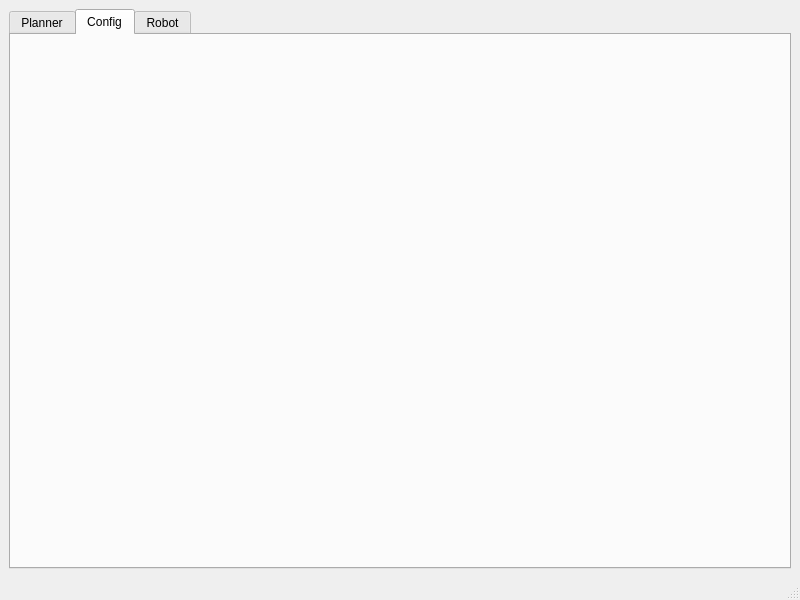
<?xml version="1.0" encoding="UTF-8"?>
<ui version="4.0">
 <class>MainWindow</class>
 <widget class="QMainWindow" name="MainWindow">
  <property name="geometry">
   <rect>
    <x>0</x>
    <y>0</y>
    <width>800</width>
    <height>600</height>
   </rect>
  </property>
  <property name="windowTitle">
   <string>MainWindow</string>
  </property>
  <widget class="QWidget" name="centralwidget">
   <layout class="QHBoxLayout" name="horizontalLayout">
    <item>
     <widget class="QTabWidget" name="tabWidget">
      <property name="currentIndex">
       <number>1</number>
      </property>
      <widget class="rip::gui::tebplanner::PathOuterWidget" name="planner">
       <attribute name="title">
        <string>Planner</string>
       </attribute>
      </widget>
      <widget class="rip::gui::tebplanner::ConfigWidget" name="config">
       <attribute name="title">
        <string>Config</string>
       </attribute>
      </widget>
      <widget class="rip::gui::tebplanner::RobotOuterWidget" name="robot">
        <attribute name="title">
          <string>Robot</string>
        </attribute>
      </widget>
     </widget>
    </item>
   </layout>
  </widget>
  <widget class="QMenuBar" name="menubar">
   <property name="geometry">
    <rect>
     <x>0</x>
     <y>0</y>
     <width>800</width>
     <height>22</height>
    </rect>
   </property>
  </widget>
  <widget class="QStatusBar" name="statusbar"/>
 </widget>
 <customwidgets>
  <customwidget>
   <class>rip::gui::tebplanner::PathOuterWidget</class>
   <extends>QWidget</extends>
   <header>teb_planner_gui/path_outer_widget.hpp</header>
   <container>1</container>
  </customwidget>
  <customwidget>
   <class>rip::gui::tebplanner::ConfigWidget</class>
   <extends>QWidget</extends>
   <header>teb_planner_gui/config_widget.hpp</header>
   <container>1</container>
  </customwidget>
  <customwidget>
    <class>rip::gui::tebplanner::RobotOuterWidget</class>
    <extends>QWidget</extends>
    <header>teb_planner_gui/robot_outer_widget.hpp</header>
    <container>1</container>
  </customwidget>
 </customwidgets>
 <resources/>
 <connections/>
</ui>
